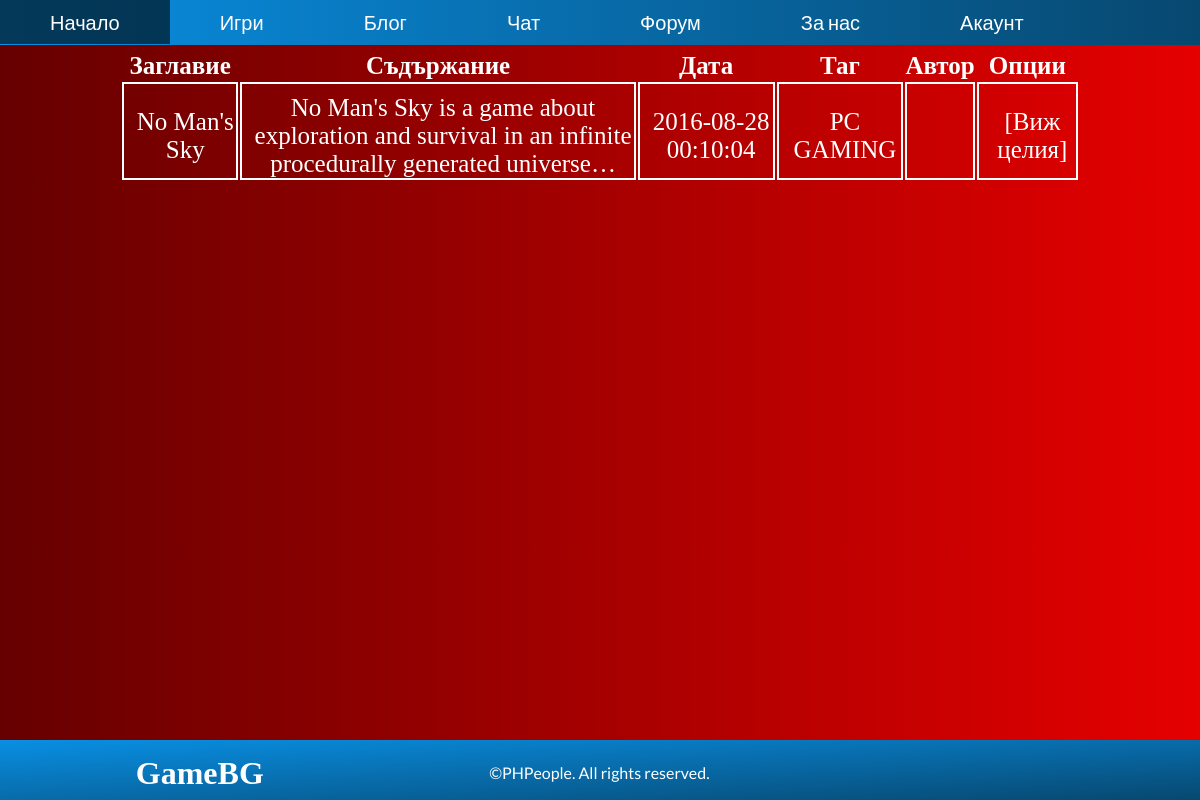
The page /pc-gaming.php on the database its author committed.
### tables this page shows
CREATE TABLE `posts` (
  `id` int(11) NOT NULL,
  `title` varchar(150) NOT NULL,
  `content` text,
  `date` datetime DEFAULT CURRENT_TIMESTAMP,
  `tag` varchar(50) NOT NULL,
  `author_id` int(11) NOT NULL
);

### pc-gaming.php (the view, shortened to what this page needs)
<?php
include_once 'header.php';
?>
<?php
require_once('connection.php');
$statement = $connection->query('SELECT * FROM posts WHERE posts.tag = "PC GAMING" ORDER BY date DESC');
$statement->fetch_all(MYSQLI_ASSOC);
function cutLongText($text,  $maxSize=100,  $htmlEscape = true)
{
    $append = '';
    if (strlen($text) > $maxSize) {
        $text = substr($text, 0, $maxSize);
        $append = '&hellip;';
    }
    if ($htmlEscape)
        $text = htmlspecialchars($text);
    return $text . $append;
}
?>
<html>
<head>
    <link rel="stylesheet" href="style.css" type="text/css">
</head>
<body class="blog">
<table>
    <tr>
        <th>Заглавие</th>
        <th>Съдържание</th>
        <th>Дата</th>
        <th>Таг</th>
        <th>Автор</th>
        <th>Опции</th>
    </tr>
    <?php foreach($statement as $post) :
        $userstatement = $connection->query('SELECT * FROM users WHERE users.user_id = '.$post['author_id'].'');
        $user = $userstatement->fetch_assoc();?>
        <tr>
            <td><?=htmlspecialchars($post['title'])?></td>
            <td><?=cutLongText($post['content'])?></td>
            <td><?=htmlspecialchars($post['date'])?></td>
            <td><?=htmlspecialchars($post['tag'])?></td>
            <td><?=htmlspecialchars($user['username'])?></td>
            <td>
                <div><a class="options" href="details.php?id=<?=$post['id']?>" name="details">[Виж целия]</a></div>
            </td>
        </tr>
    <?php endforeach ?>
</table>
</body>
</html>
<?php
include_once 'footer.php';
?>

### style.css (style rules this page uses)
* { margin: 0; padding: 0; }
td { font-size: 25px; padding-top: 10px; padding-left: 10px; color: white; border-color: white; text-align: center; border-width: 2px; }
th { font-size: 25px; color: white; text-align: center; }
.blog { background-color: #e60000; background: -webkit-linear-gradient(left bottom, #e60000, #660000); background: -o-linear-gradient(left bottom, #e60000, #660000); background: -moz-linear-gradient(left bottom, #e60000, #660000); background: linear-gradient(to left, #e60000, #660000); }
.options { text-decoration: none; color: white; }

### styles/home-content.css (style rules this page uses)
table, tr { padding-left: 10%; padding-right: 10%; }
td { border: 1px solid black; }

### rows shown on the page
posts: title "No Man's Sky", content "No Man's Sky is a game about exploration and survival in an infinite procedurally generated universe…", date "2016-08-28 00:10:04", tag "PC GAMING"
